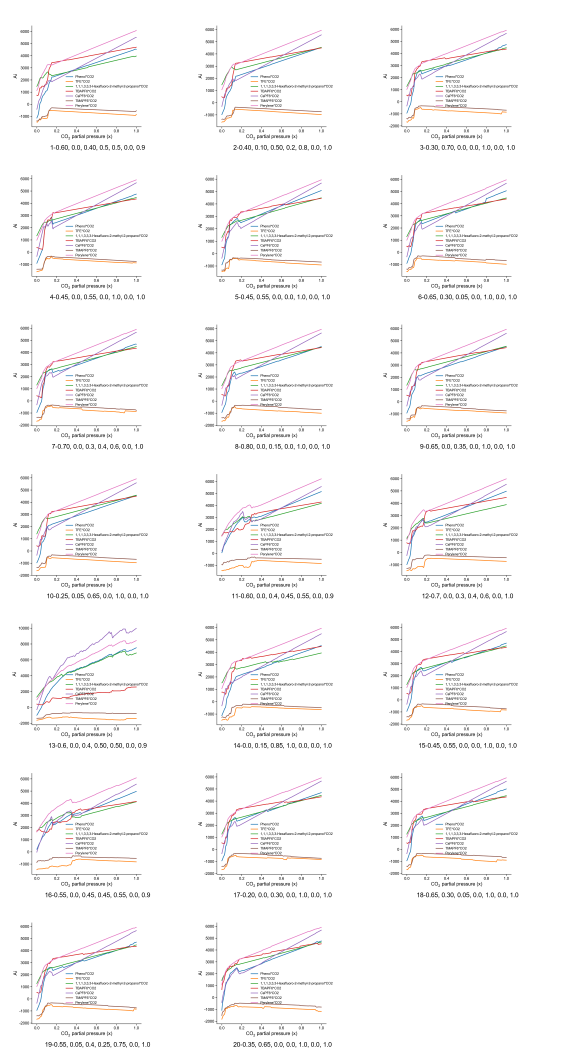
#> input picture 5-Code for model interpretation and visualization-final campaign--Stage III/Step2-calculate the Ci and Axi plot for each input x0/interaction_features_layout_no_border.png, 2260 x 4226 px (shown at 1/4 size)
$ python -i collect_and_layout_images_default_root-Axi_no_single_border.py   (imports and definitions only)   (older library calls are emulated)
#> lines starting #> are read from the running program, lines starting #| are printed output that depends on the picture; after the words box and inside, x2 and y2 are one past the last pixel; in counts of white or black regions, pixels touching at a corner belong together
#> further down, picture is the input picture: PIL image 2260x4226 RGB; mean R, G, B 248.7, 247.8, 247.9
#!/usr/bin/env python3
# -*- coding: utf-8 -*-

from pathlib import Path
from PIL import Image, ImageDraw, ImageFont
import math
import argparse
import re

SUPPORTED_EXTS = {".png", ".jpg", ".jpeg", ".webp", ".bmp", ".tif", ".tiff"}

TARGET_KEYWORD_DEFAULT = "interaction_features_vs_co2_no_CO2xCO2"
OUTPUT_DEFAULT = "interaction_features_layout_no_border.png"


# [37 lines left out: functions extract_leading_number, sort_key_by_parent_number, find_target_images, not called in this run]


def trim_white_border(img: Image.Image, white_threshold=245, keep_margin=12):
    """
    自动去除图片四周的大白边 / 近白边
    """
#> called with white_threshold = 245, keep_margin = 12
    if img.mode != "RGB":
        img = img.convert("RGB")

    gray = img.convert("L")
    mask = gray.point(lambda p: 255 if p < white_threshold else 0)
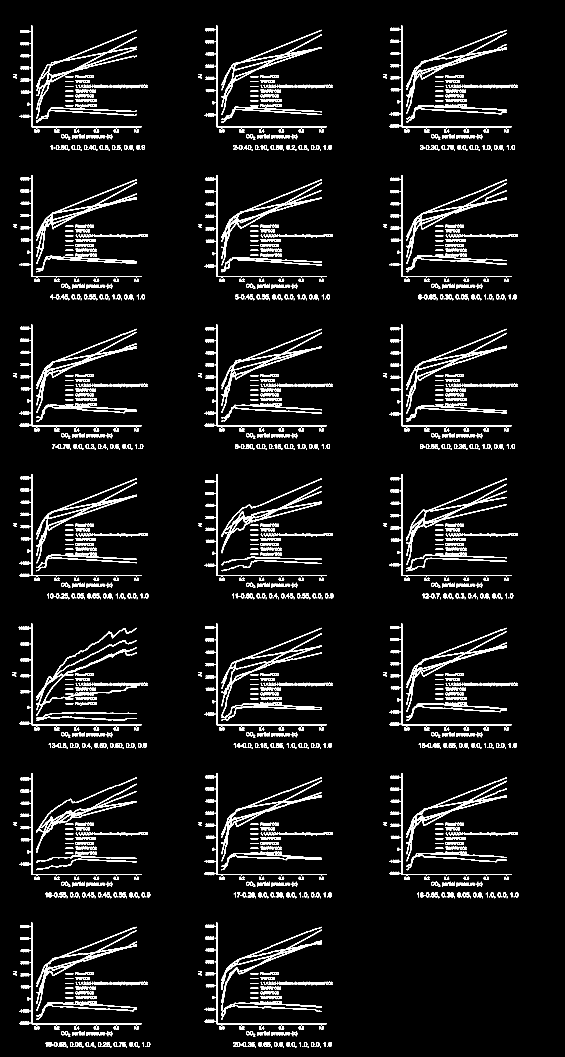
#> mask: PIL image 2260x4226 L (shown at 1/4 size); 5.4% white; 3179 white regions (714 under 20 px), largest, box (x1, y1, x2, y2) and area: (145, 2511, 547, 2863) 9352, (145, 119, 547, 474) 8688, (1625, 1913, 2027, 2260) 8593
    bbox = mask.getbbox()
#> bbox = (49, 102, 2074, 4191)

    if bbox is None:
        return img

    left, upper, right, lower = bbox
#> left = 49; upper = 102; right = 2074; lower = 4191

    left = max(0, left - keep_margin)
#> left = 37
    upper = max(0, upper - keep_margin)
#> upper = 90
    right = min(img.width, right + keep_margin)
#> right = 2086
    lower = min(img.height, lower + keep_margin)
#> lower = 4203

    return img.crop((left, upper, right, lower))
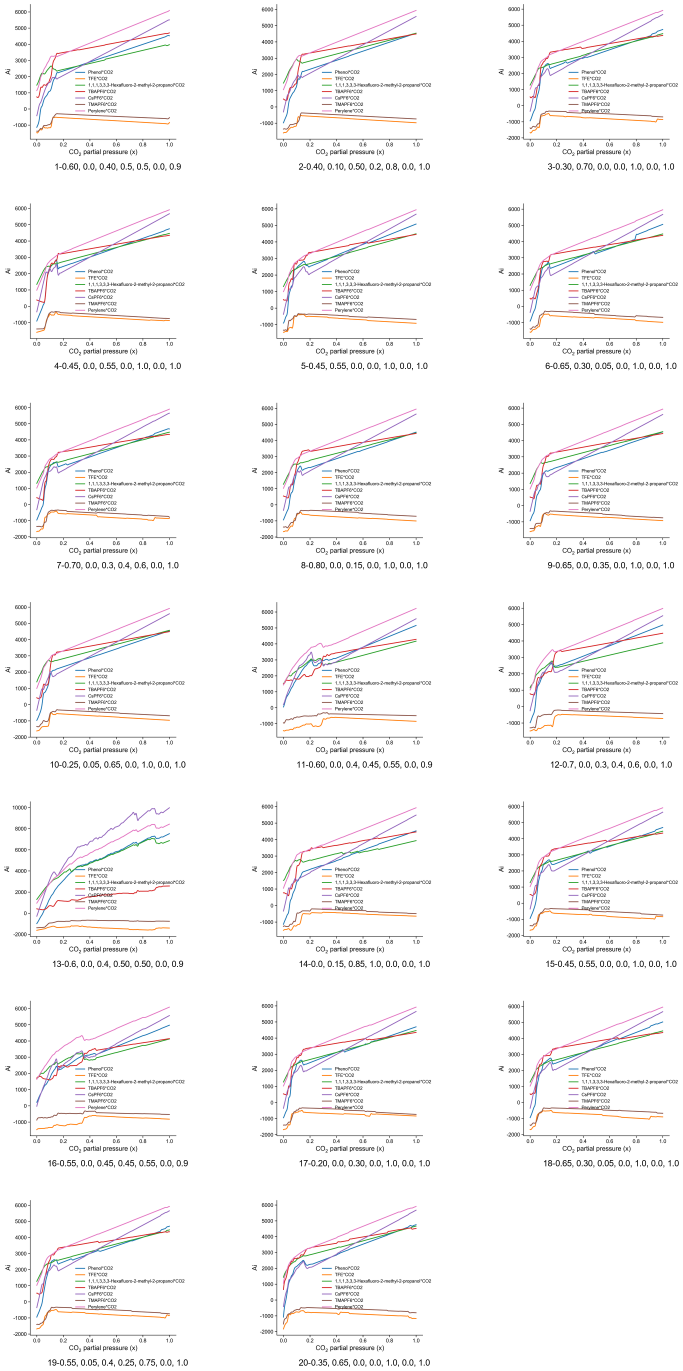
#> returned value: PIL image 2049x4113 RGB (shown at 1/3 size); mean R, G, B 247.9, 246.9, 247


# [255 lines left out: functions fit_image, get_label_text, get_font, measure_multiline_text, wrap_text, create_contact_sheet and 1 more, not called in this run]


# [2 lines not run here, left out]

>>> from PIL import Image
>>> picture = Image.open('interaction_features_layout_no_border.png')
>>> result = trim_white_border(picture)

$ run again, on 5-Code for model interpretation and visualization-final campaign--Stage III/Step2-calculate the Ci and Axi plot for each input x0/second_order_Ci_0.05_layout_no_border.png
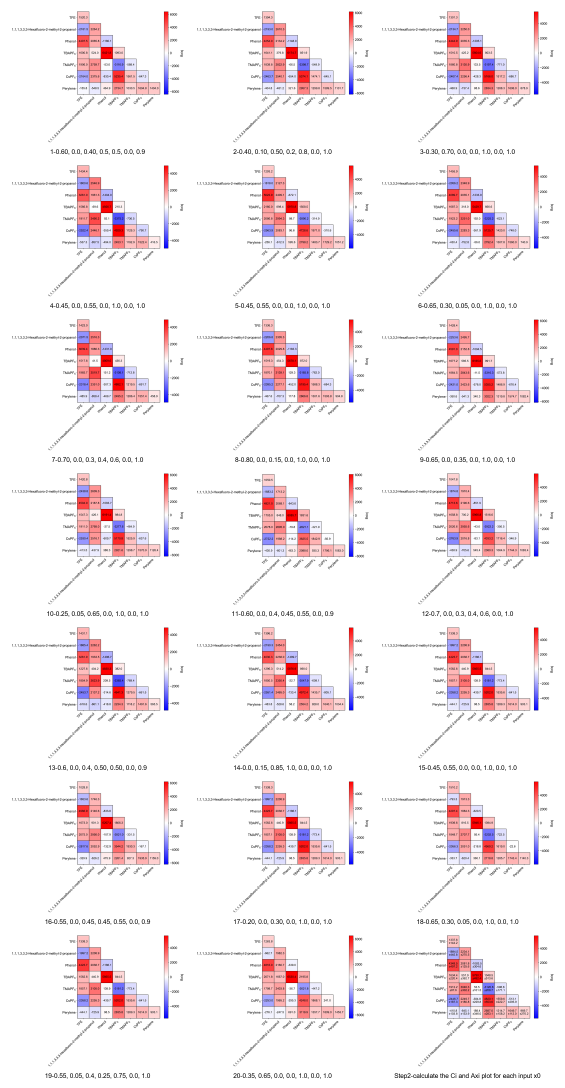
#> input picture 5-Code for model interpretation and visualization-final campaign--Stage III/Step2-calculate the Ci and Axi plot for each input x0/second_order_Ci_0.05_layout_no_border.png, 2260 x 4352 px (shown at 1/4 size)
#> picture is the input picture: PIL image 2260x4352 RGB; mean R, G, B 245.5, 237.3, 240.1
#> in trim_white_border, `mask = gray.point(lambda p: 255 if p < white_threshold else 0)`:
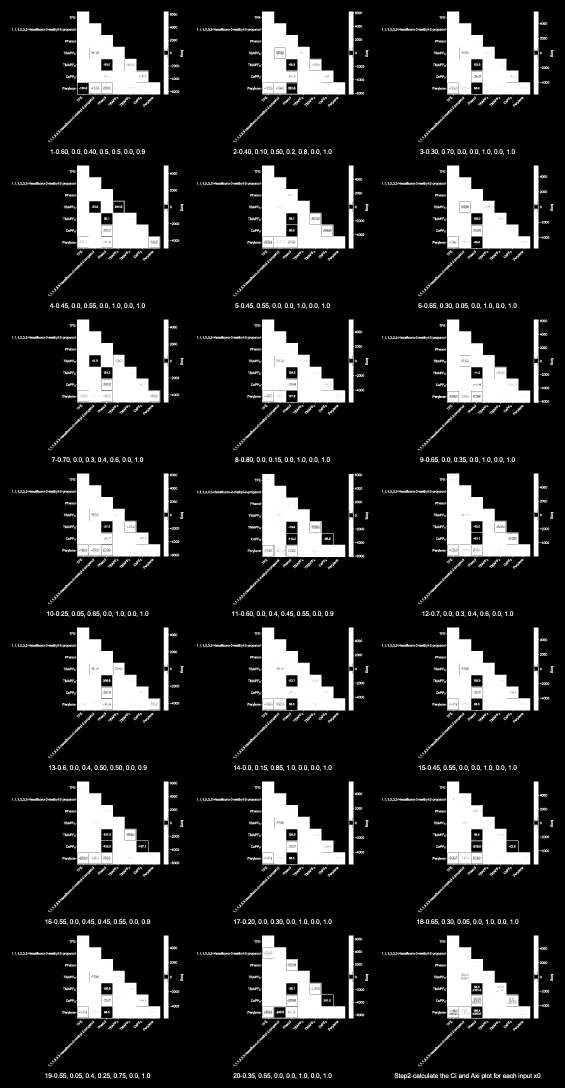
#> mask: PIL image 2260x4352 L (shown at 1/4 size); 15.9% white; 2481 white regions (627 under 20 px), largest, box (x1, y1, x2, y2) and area: (305, 2510, 641, 2845) 60833, (1045, 2510, 1381, 2845) 59175, (1045, 1278, 1381, 1613) 59046
#> bbox = (48, 46, 2215, 4317)
#> in trim_white_border, `left, upper, right, lower = bbox`: left = 48; upper = 46; right = 2215; lower = 4317
#> in trim_white_border, `left = max(0, left - keep_margin)`: left = 36
#> in trim_white_border, `upper = max(0, upper - keep_margin)`: upper = 34
#> in trim_white_border, `right = min(img.width, right + keep_margin)`: right = 2227
#> in trim_white_border, `lower = min(img.height, lower + keep_margin)`: lower = 4329
#> in trim_white_border, `return img.crop((left, upper, right, lower))`:
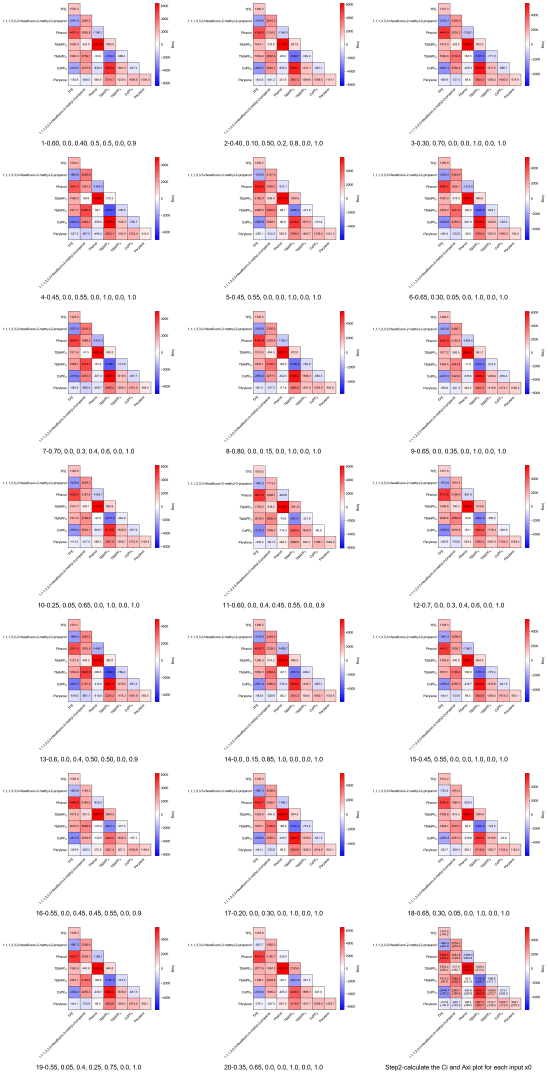
#> returned value: PIL image 2191x4295 RGB (shown at 1/4 size); mean R, G, B 245.1, 236.5, 239.4
